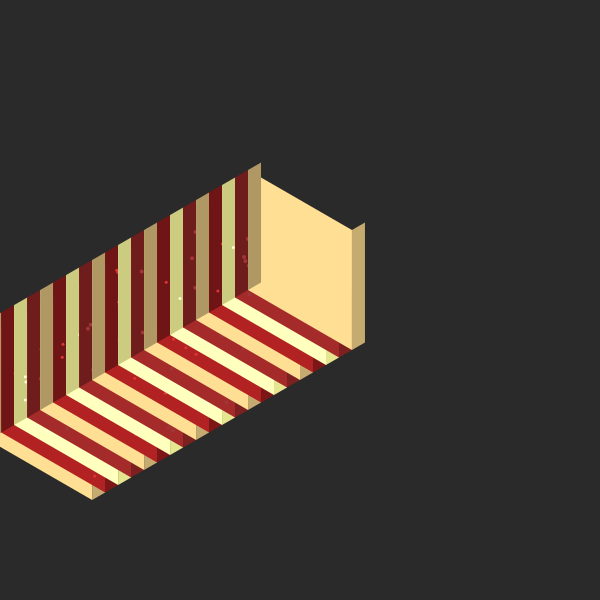
Frame 1 (no input)
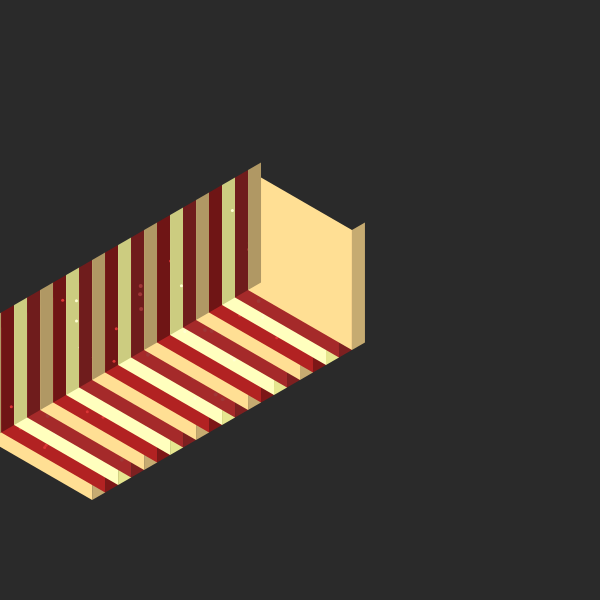
Frame 60 (no input)
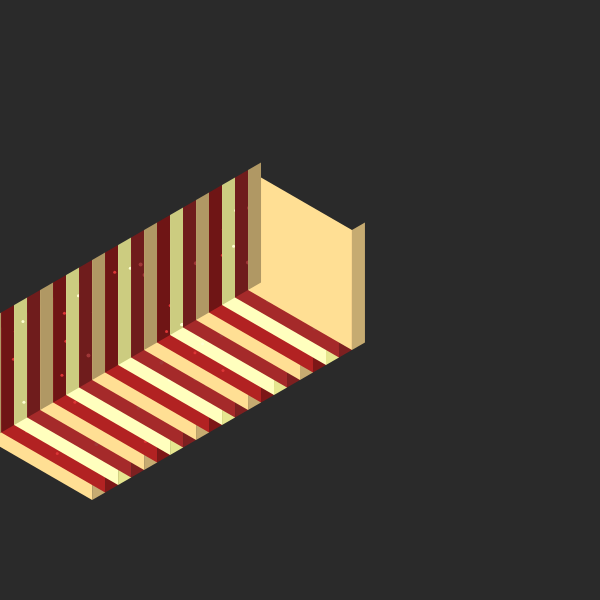
Frame 120 (the mouse pressed at the canvas centre since frame 60)

The p5.js sketch that drew these frames (run headless with seeded random() and noise() and a simulated clock; from frame 60 on, the mouse is pressed at the canvas centre):

// p5.js sketch
// ── sketch.js

let layers = [];
let hoveredLayer = -1;

// Isometric angle constants
const SQRT3 = Math.sqrt(3);
const isoMatrix = [
    [SQRT3/2, 0, -SQRT3/2],
    [0.5, 1, 0.5],
    [1/SQRT3, -2/SQRT3, 1/SQRT3]
];

class LasagnaLayer {
    constructor(z, type) {
        this.z = z;
        this.type = type;
        this.width = 120;
        this.height = 120;
        this.depth = 15;
        this.offset = 0;
        this.targetOffset = 0;
    }

    isoProject(x, y, z) {
        // Apply isometric transformation
        return {
            x: (SQRT3 * x - SQRT3 * z) / 2,
            y: (x + 2 * y + z) / 2
        };
    }

    drawShape(points) {
        beginShape();
        for (let p of points) {
            let iso = this.isoProject(p.x, p.y, p.z + this.z + this.offset);
            vertex(iso.x, iso.y);
        }
        endShape(CLOSE);
    }

    draw() {
        noStroke();
        
        // Set colors based on layer type
        let mainColor, sideColor;
        switch(this.type) {
            case 'pasta':
                mainColor = color(255, 223, 148);
                sideColor = color(220, 190, 125);
                break;
            case 'meat':
                mainColor = color(165, 42, 42);
                sideColor = color(139, 35, 35);
                break;
            case 'cheese':
                mainColor = color(255, 255, 190);
                sideColor = color(255, 255, 160);
                break;
            case 'sauce':
                mainColor = color(178, 34, 34);
                sideColor = color(139, 26, 26);
                break;
        }

        // Top face
        fill(mainColor);
        this.drawShape([
            {x: -this.width/2, y: 0, z: 0},
            {x: this.width/2, y: 0, z: 0},
            {x: this.width/2, y: this.height, z: 0},
            {x: -this.width/2, y: this.height, z: 0}
        ]);

        // Right face
        fill(sideColor.levels[0] * 0.9, sideColor.levels[1] * 0.9, sideColor.levels[2] * 0.9);
        this.drawShape([
            {x: this.width/2, y: 0, z: 0},
            {x: this.width/2, y: 0, z: -this.depth},
            {x: this.width/2, y: this.height, z: -this.depth},
            {x: this.width/2, y: this.height, z: 0}
        ]);

        // Left face
        fill(sideColor.levels[0] * 0.8, sideColor.levels[1] * 0.8, sideColor.levels[2] * 0.8);
        this.drawShape([
            {x: -this.width/2, y: this.height, z: 0},
            {x: -this.width/2, y: this.height, z: -this.depth},
            {x: -this.width/2, y: 0, z: -this.depth},
            {x: -this.width/2, y: 0, z: 0}
        ]);

        // Add texture details
        if (this.type === 'cheese') {
            this.drawTextureDetails(mainColor, 20, 3);
        } else if (this.type === 'meat') {
            this.drawTextureDetails(sideColor, 30, 4);
        } else if (this.type === 'sauce') {
            this.drawTextureDetails(color(200, 34, 34), 25, 3);
        }
    }

    drawTextureDetails(baseColor, count, size) {
        fill(red(baseColor) + 20, green(baseColor) + 20, blue(baseColor) + 20);
        for (let i = 0; i < count; i++) {
            let x = random(-this.width/2 + 10, this.width/2 - 10);
            let y = random(10, this.height - 10);
            let iso = this.isoProject(x, y, this.z + this.offset);
            circle(iso.x, iso.y, size);
        }
    }

    update() {
        this.offset = lerp(this.offset, this.targetOffset, 0.1);
    }
}

function setup() {
    createCanvas(600, 600);
    
    // Create lasagna layers
    let z = 0;
    let layerTypes = ['pasta', 'meat', 'cheese', 'sauce'];
    for (let i = 0; i < 21; i++) {
        layers.push(new LasagnaLayer(z, layerTypes[i % 4]));
        z += 15;
    }
}

function draw() {
    background(42);
    translate(width/2, height/2 - 100);
    
    // Draw layers from back to front
    for (let i = layers.length - 1; i >= 0; i--) {
        layers[i].update();
        
        // Mouse interaction
        let d = dist(mouseX - width/2, mouseY - (height/2 - 100), 0, 0);
        if (d < 100 && mouseY < height/2) {
            hoveredLayer = i;
            layers[i].targetOffset = 20;
        } else {
            layers[i].targetOffset = 0;
        }
        
        layers[i].draw();
    }
}
